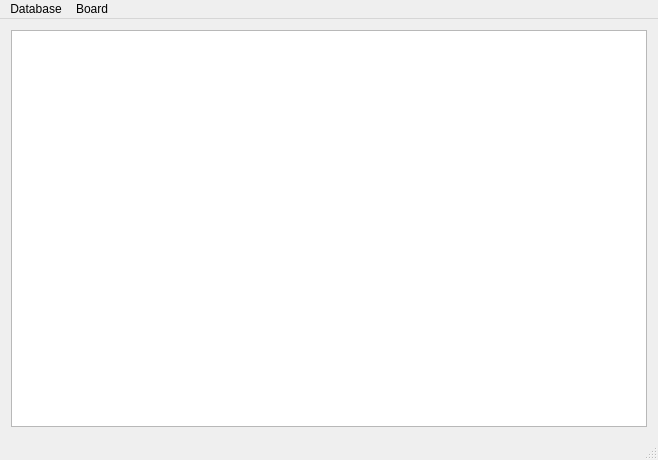
<?xml version="1.0" encoding="UTF-8"?>
<ui version="4.0">
 <class>adminWindow</class>
 <widget class="QMainWindow" name="adminWindow">
  <property name="geometry">
   <rect>
    <x>0</x>
    <y>0</y>
    <width>658</width>
    <height>460</height>
   </rect>
  </property>
  <property name="windowTitle">
   <string>adminWindow</string>
  </property>
  <widget class="QWidget" name="centralWidget">
   <layout class="QVBoxLayout" name="verticalLayout">
    <item>
     <widget class="QTextBrowser" name="txtLog">
      <property name="sizePolicy">
       <sizepolicy hsizetype="Expanding" vsizetype="Expanding">
        <horstretch>1</horstretch>
        <verstretch>1</verstretch>
       </sizepolicy>
      </property>
     </widget>
    </item>
   </layout>
  </widget>
  <widget class="QStatusBar" name="statusBar"/>
  <widget class="QMenuBar" name="menuBar">
   <property name="geometry">
    <rect>
     <x>0</x>
     <y>0</y>
     <width>658</width>
     <height>25</height>
    </rect>
   </property>
   <widget class="QMenu" name="menuDatabase">
    <property name="title">
     <string>Database</string>
    </property>
    <addaction name="actionResetdatabase"/>
    <addaction name="actionCreateUpdatetables"/>
    <addaction name="actionCreateUpdatedevicestypes"/>
    <addaction name="actionCreatehousestructure"/>
    <addaction name="actionDroptables"/>
   </widget>
   <widget class="QMenu" name="menuBoard">
    <property name="title">
     <string>Board</string>
    </property>
    <addaction name="actionGenerate_new_board"/>
    <addaction name="separator"/>
    <addaction name="actionCompileSketch"/>
    <addaction name="actionUpload"/>
    <addaction name="actionGenerate_source_file"/>
   </widget>
   <addaction name="menuDatabase"/>
   <addaction name="menuBoard"/>
  </widget>
  <action name="actionCreatehousestructure">
   <property name="text">
    <string>Create/Update house structure</string>
   </property>
  </action>
  <action name="actionCreateUpdatedevicestypes">
   <property name="text">
    <string>Create/Update devices types</string>
   </property>
  </action>
  <action name="actionCreateUpdatetables">
   <property name="text">
    <string>Create/Update tables</string>
   </property>
  </action>
  <action name="actionDroptables">
   <property name="text">
    <string>Drop tables</string>
   </property>
  </action>
  <action name="actionResetdatabase">
   <property name="text">
    <string>Reset database</string>
   </property>
  </action>
  <action name="actionCompileSketch">
   <property name="text">
    <string>Compile</string>
   </property>
  </action>
  <action name="actionUpload">
   <property name="text">
    <string>Upload</string>
   </property>
  </action>
  <action name="actionGenerate_new_board">
   <property name="text">
    <string>Generate new board file</string>
   </property>
  </action>
  <action name="actionGenerate_source_file">
   <property name="text">
    <string>Generate source file</string>
   </property>
  </action>
 </widget>
 <layoutdefault spacing="6" margin="11"/>
 <resources/>
 <connections/>
</ui>
